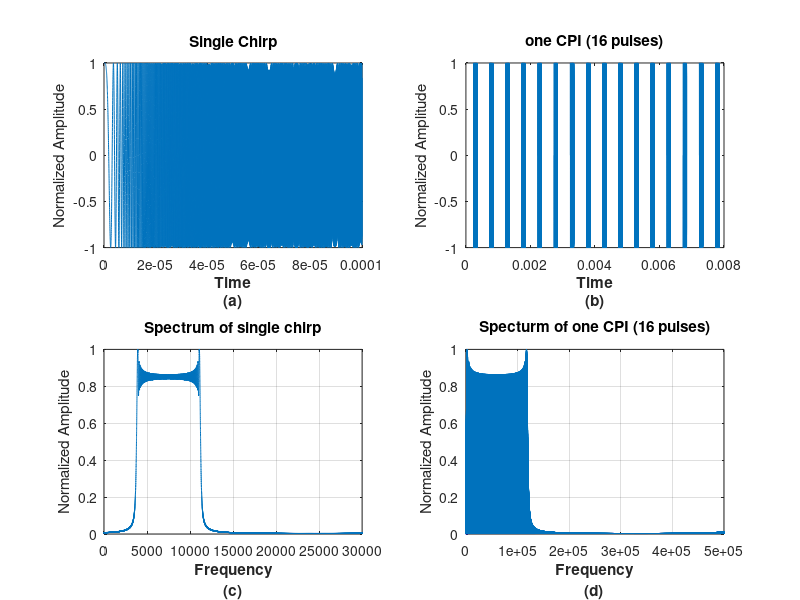
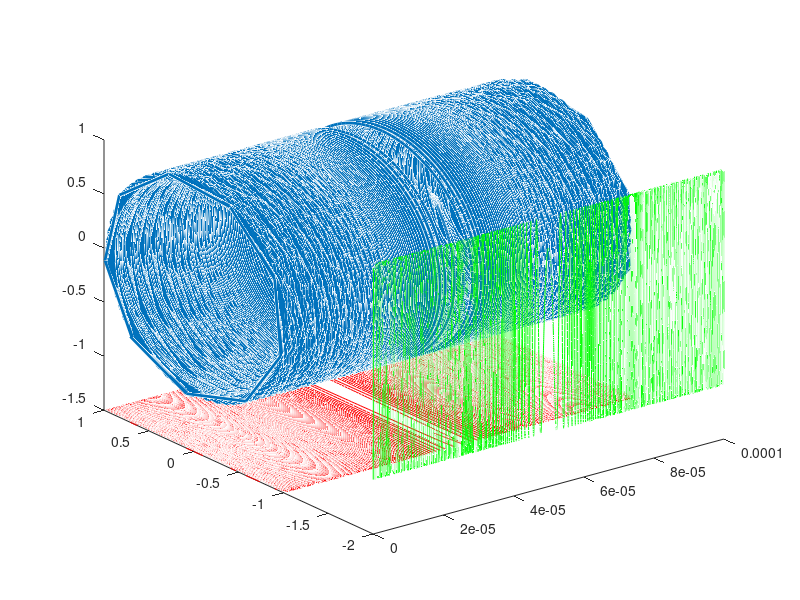
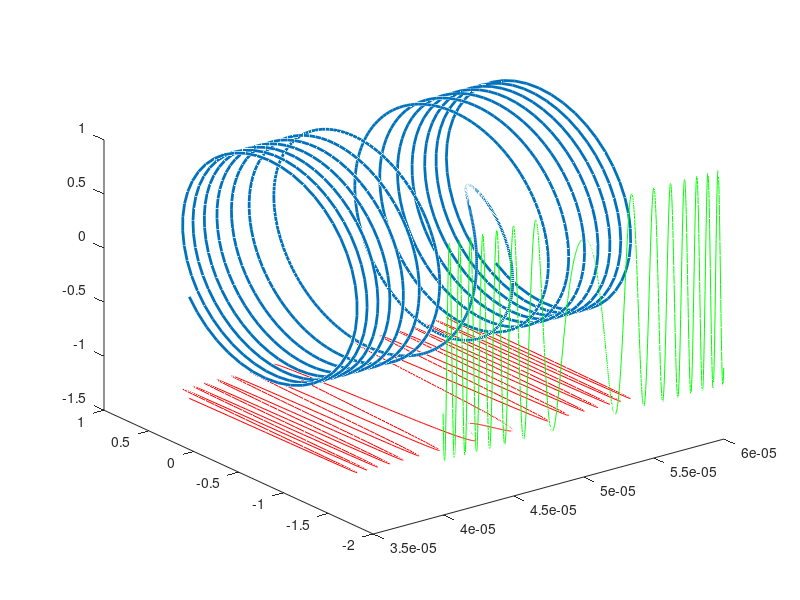
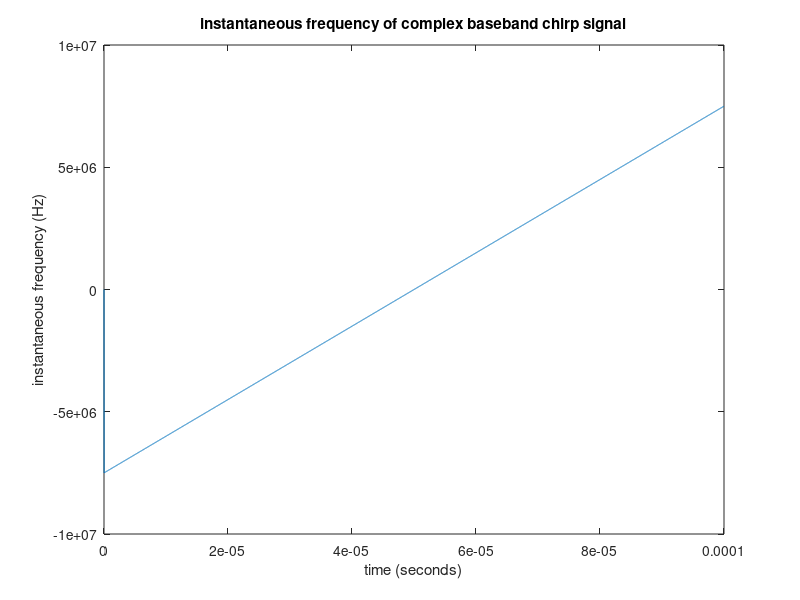

MATLAB code for these plots, in order:
% *************************************************************************
% * Program to Simulate LFM Radar Model                                   *                                           *
% * Programmed by:  Ahmed Youssef                                         *
% * Revision 0:  02-11-2016                                               *
% * Revision 1:  10-12-2016 adding GO-CFAR anf fixed threshold  
% * modified by Peter Driessen to show correlation of complex sweeps
% *************************************************************************
% Parameter	                       Units              Description
%   taw:                           second           Pulse Duration
%   Tr:			                   second	     Pulse Repition Interval
%   fs:			                  	Hertz	        Sampling Frequency
%   Ts:			                  	Second	        Sampling Time
%   fc:			                  	Hertz	        Carrier Frequency
%   f0:			                  	Hertz	        Starting Frequency
%   B:			                  	Hertz	           Bandwidth
%   N_PRI:			                Scaler	       Number of PRI's per one scan
%   phi_az:			                Radian	           Target Azimuth
%   R:			                  	meter	           Target Range
%   fd:			                  	Hertz	           Target Doppler
%% clearing
close all
clear 
clc
%% Parameter
taw=100e-6;
fs=2^26;
Ts=1/fs;
Tr=.5e-3;
f0=0;
B=15e6; %bandwidth
N_PRI=16;
u=B/(taw);
wo=2*pi*f0;
A=1;
A1=1;
Cell_no=9;
R=35.763e3;
fd=7000;
CFAR=1;
%% Basic Data and dB conversions
c=3e8;
fc=3e9;
lamda=c/fc;
%% Basic Calculation
t_taw=(0:Ts:taw-Ts)';
%Number of samples in Chirp
samp_taw=floor(taw*fs);
%Number of samples in PRI
Tr=floor(Tr*fs)/fs; % floor(Tr)=0.Thus,we have to multiply with factor
samp_Tr=floor(Tr*fs);
%Round trip Time
td=2*R/c;
%Time samples for single and entire CPI
t_cpi=linspace(0,(N_PRI*Tr)-Ts,((N_PRI*Tr))/Ts)';
t_pri=linspace(0,Tr-Ts,Tr/Ts);
%% Creating Chirp signal
S_chirp=(A*exp(1j*pi*u.*((t_taw).^2)));
%% creating complex baseband chirp signal t_taw=(0:Ts:taw-Ts)';
S_cplx=S_chirp.*exp(-1j*pi*B*t_taw).*exp(-1j*pi/4);

% lowpass not needed since shifted signal was complex to begin with
%lowpass = fdesign.lowpass('Fp,Fst,Ap,Ast',freq/(Fs/2),2*freq/(Fs/2),1,80);
%H_d = design(lowpass,'butter');


%% creating CPI Chirp signal
CPI_chirp = zeros(length(t_cpi),1);
for i=0:N_PRI-1
    n = find( (t_cpi >= i*Tr+td) & (t_cpi < i*Tr+td+taw) );
    CPI_chirp(n)= exp(1j*pi*u*(t_cpi(n)-td-i*Tr).^2);
end
%% Creating Doppler effect
D_eff = (exp(1j*2*pi*fd*(t_cpi-td)));
CPI=D_eff.*(CPI_chirp);
%% creating conj. and reverse of signal add delay to be causal
S=(A*exp(-1j*pi*u.*((taw-t_taw).^2))).*exp(1j*pi*B*t_taw);
%S=(A*exp(-1j*pi*u.*((taw-t_taw).^2)));
%S_chirp=(A*exp(1j*pi*u.*((t_taw).^2)));
%S_cplx=S_chirp.*exp(-1j*pi*B*t_taw).*exp(-1j*pi/4);
S_spec=(fft((S),length(t_pri)));
S_cplx_spec=(fft((S_cplx),length(t_pri)));
yr=ifft(S_spec.*S_cplx_spec);
%% Matched filter
op_pc=[];
for i=1:N_PRI
    match_op=1.176948729352729*(fft(CPI((i-1)*samp_Tr+1:i*samp_Tr),length(t_pri))).*(S_spec/max(S_spec));
    op_pc1=((ifft((match_op))));
    op_pc=[(op_pc) ; op_pc1];
    if i==1
        op_pc_max=max(op_pc); % to grab the first max for simulation seek
    end
end



% instantaneous frequency

z=S_cplx;
zd=filter([0 1],1,z); % delay one sample
fi=angle(conj(zd).*z)*fs/(2*pi);





%% Plotting
figure(1)
subplot(221),plot(t_taw,(real((S_chirp)))),title('Single Chirp')
xlabel({'Time','(a)'},'fontweight','bold'),ylabel('Normalized Amplitude')
subplot(222),plot(t_cpi,real(CPI)),title('one CPI (16 pulses)')
xlabel({'Time','(b)'},'fontweight','bold'),ylabel('Normalized Amplitude')
subplot(223),plot(abs(S_spec)/max(abs(S_spec))),
axis([0 3e4 0 1]),grid,title('Spectrum of single chirp')
xlabel({'Frequency','(c)'},'fontweight','bold'),ylabel('Normalized Amplitude')
subplot(224),plot(abs(fft(CPI))/max(abs(fft(CPI)))),
axis([0 5e5 0 1]),grid,title('Specturm of one CPI (16 pulses)')
xlabel({'Frequency','(d)'},'fontweight','bold'),ylabel('Normalized Amplitude')


figure(2) % plot chirp signal complex baseband
plot3(t_taw, real(S_cplx), imag(S_cplx), 'LineWidth',2)
hold on
plot3(t_taw, real(S_cplx), zeros(size(S_cplx))-1.5,'r-')
plot3(t_taw, zeros(size(S_cplx))-2, imag(S_cplx),'g-')
hold off

cn=samp_taw/2;
Npts=cn/5;
cm=cn-Npts;
cp=cn+Npts;
figure(3) % plot chirp signal complex baseband zoom in near zero frequency
plot3(t_taw(cm:cp), real(S_cplx(cm:cp)), imag(S_cplx(cm:cp)), 'LineWidth',2)
hold on
plot3(t_taw(cm:cp), real(S_cplx(cm:cp)), zeros(size(S_cplx(cm:cp)))-1.5,'r-')
plot3(t_taw(cm:cp), zeros(size(S_cplx(cm:cp)))-2, imag(S_cplx(cm:cp)),'g-')
hold off

figure(4)
plot(t_taw,fi)
xlabel('time (seconds)');
ylabel('instantaneous frequency (Hz)');
title('instantaneous frequency of complex baseband chirp signal');

figure(5)
plot(abs(yr));

figure(6)
cn=13300;
Npts=cn/100;
cm=cn-Npts;
cp=cn+Npts;
plot(abs(yr(cm:cp)));

figure(7)
plot(angle(yr(cm:cp)));

figure(8)
% plot correlation complex baseband zoom in near peak
plot3((cm:cp), real(yr(cm:cp)), imag(yr(cm:cp)), 'LineWidth',2)
hold on
plot3((cm:cp), real(yr(cm:cp)), zeros(size(yr(cm:cp)))-1.5,'r-')
plot3((cm:cp), zeros(size(yr(cm:cp)))-2, imag(yr(cm:cp)),'g-')
hold off

% figure(2)
% subplot(121),plot(t_cpi,abs(op_pc/max(op_pc))),grid,
% title('MF output for one CPI')
% xlabel('Time'),ylabel('Normalized Amplitude')
% subplot(122),plot(t_cpi,abs(op_pc/max(op_pc))),
% axis([3.2e-4 3.5e-4 0 1]),grid,title('MF output for one pulse')
% xlabel('Time'),ylabel('Normalized Amplitude')
% figure(3)
% sig_db=20*log10((abs(op_pc)/(abs((op_pc_max)))));
% plot(t_cpi,sig_db),axis([3.36e-4 3.41e-4 -100 0]),
% title('MF Output for one pulse in dB'),
% xlabel('Time'),ylabel('Amplitude in dB')
% figure(4)
% X_range = (c/(2*1e3))*(0:Ts:Tr-Ts);
% Y_freq = (1/1e3)*((0:(N_PRI)-1)*(1/Tr)/(N_PRI));
% mesh(X_range,Y_freq,abs(Y_FF.^2)/max(max(abs(Y_FF).^2))),%view([-90,0])
% xlabel('Range(Km)'),
% ylabel('Frequency(Khz)'),
% zlabel('Normalized Amplitude'),title('MTD Output')
% figure(5)
% plot(t_pri,(abs(sig_d(Cell_no,:)))/Max,t_pri,Threshold/Max),
% axis([3.36e-4 3.42e-4 0 1]),grid,
% title('CFAR output'),xlabel('Time'),ylabel('Normalized Amplitude')
% 




